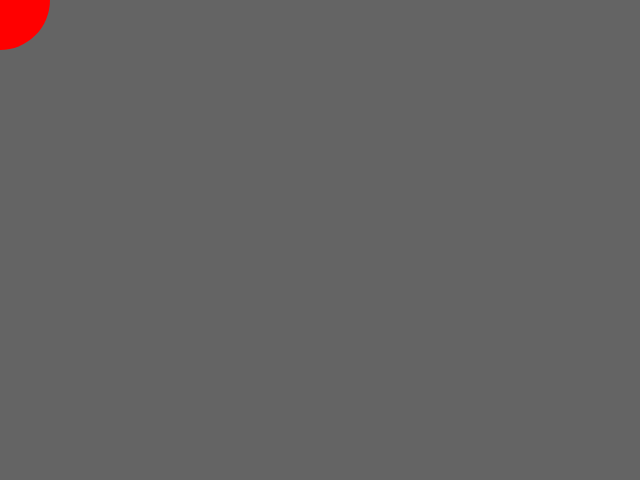
Frame 1 (no input)
Frame 60 (no input): identical to frame 1, image omitted
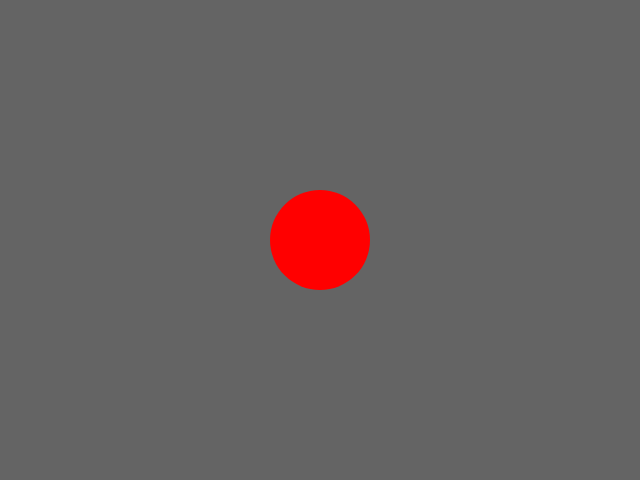
Frame 120 (the mouse pressed at the canvas centre since frame 60)

The p5.js sketch that drew these frames (run headless with seeded random() and noise() and a simulated clock; from frame 60 on, the mouse is pressed at the canvas centre):

// p5.js sketch
// ── sketch.js


function setup() {
  createCanvas(640, 480);
  noStroke();
}

function draw() {
  background(100);

  fill (255, 0, 0);
  ellipse(mouseX, mouseY, 100, 100);
}
